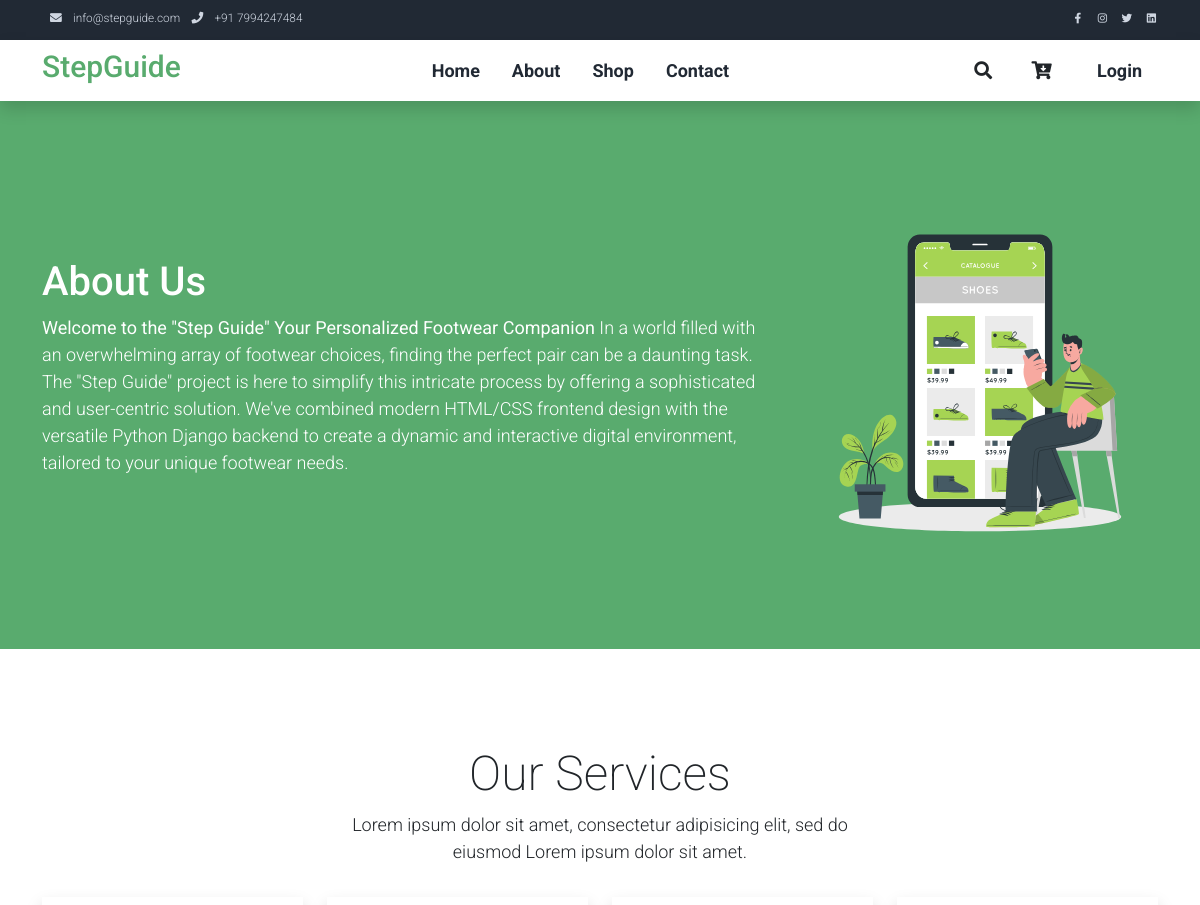
/about/ (signed in, upper part), run on an earlier commit of the app's database.
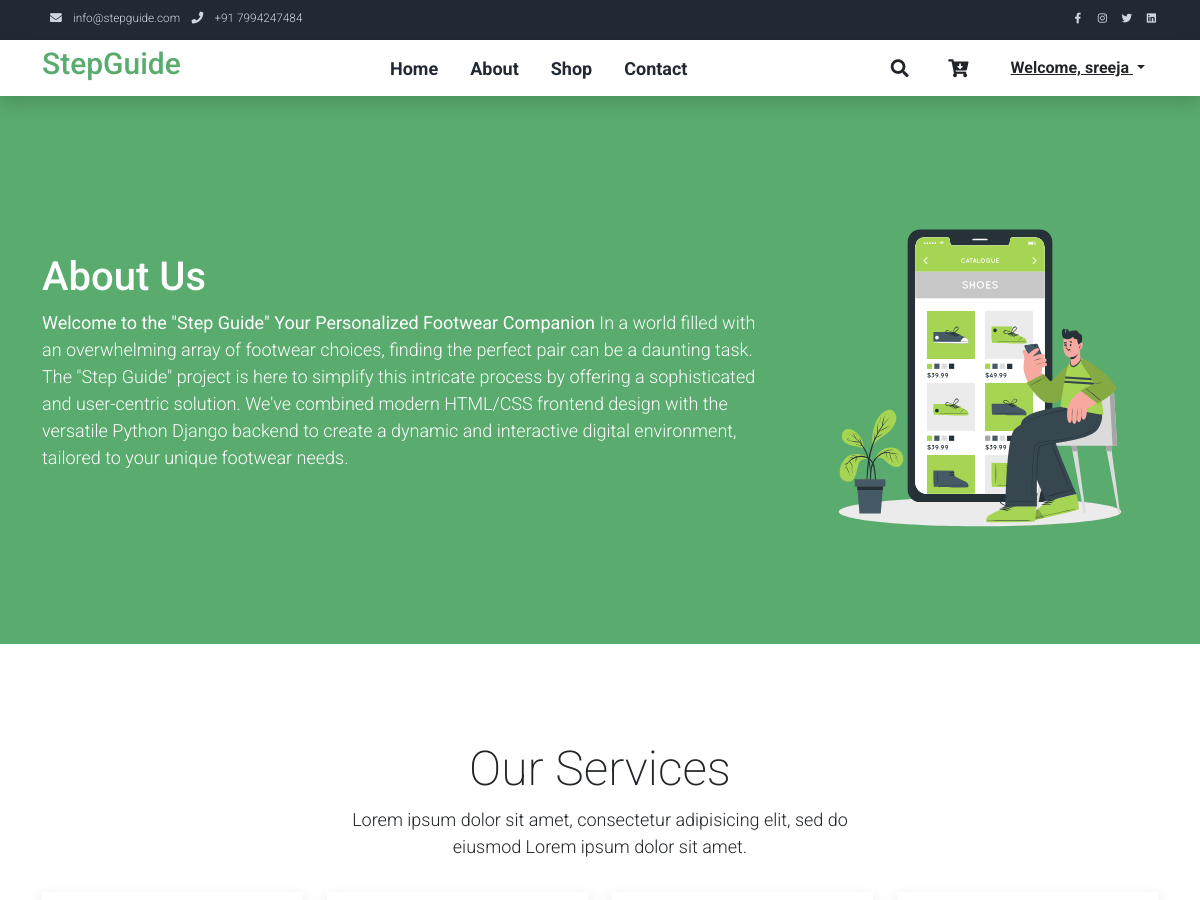
And on a later commit of the database.
### StepGuideApp/models.py (models this page shows, shortened)
class CustomUser(AbstractUser):
    CLIENT = 1
    ADMIN = 2
    MERCHANT = 3
    ROLE_CHOICE = (
        (CLIENT, 'Client'),
        (ADMIN,'Admin'),
        (MERCHANT,'Merchant')
    )
    username = models.CharField(max_length=100,unique=True)
    first_name = models.CharField(max_length=100,)
    last_name = models.CharField(max_length=100)
    email = models.EmailField(max_length=100,unique=True)
    phone_no = models.CharField(max_length=12)
    user_type = models.PositiveSmallIntegerField(choices=ROLE_CHOICE, blank=True, null=True)
    object = UserManager()
    USERNAME_FIELD = 'username'
    REQUIRED_FIELDS = ['phone_no','email','first_name','last_name','password']

### StepGuideApp/views.py (the view)
# urls.py: path('about/',views.about,name='about'),
def about(request):
    return render(request,'about.html',)

### template/about.html (shortened to what the changed rows need)
{% load static %}
<!DOCTYPE html>
<html lang="en">
<head>
    <link rel="stylesheet" href="{% static "assets/css/bootstrap.min.css" %}">
    <link rel="stylesheet" href="{% static "assets/css/templatemo.css" %}">
    <link rel="stylesheet" href="{% static "assets/css/custom.css" %}">
    <link rel="stylesheet" href="{% static "assets/css/fontawesome.min.css" %}">
</head>
<body>
    <nav class="navbar navbar-expand-lg navbar-light shadow" style="padding: 1px 0;">
        <div class="container d-flex justify-content-between align-items-center">
            <div class="align-self-center collapse navbar-collapse flex-fill d-lg-flex justify-content-lg-between" id="templatemo_main_nav">
                <div class="navbar align-self-center d-flex">
                    <div class="ml-2 dropdown">
                        {% if user.is_authenticated %}
                            <button class="btn btn-link dropdown-toggle text-dark fw-bold" type="button" id="userDropdown" data-bs-toggle="dropdown" aria-expanded="false">
                                Welcome, {{ user.username }}
                            </button>
                        {% else %}
                            <a class="nav-link fw-bold" href="{% url "login" %}">Login</a>
                        {% endif %}
                    </div>
                </div>
            </div>
        </div>
    </nav>
    <section class="bg-success py-5">
        <div class="container">
            <div class="row align-items-center py-5">
                <div class="col-md-8 text-white">
                    <h1>About Us</h1>
                </div>
            </div>
        </div>
    </section>
    <section class="container py-5">
        <div class="row text-center pt-5 pb-3">
            <div class="col-lg-6 m-auto">
                <h1 class="h1">Our Services</h1>
            </div>
        </div>
    </section>
</body>
</html>

What changed in the data, as far as the page shows it:
now on this page (row edited): CustomUser: username "sreeja"
changed CustomUser: is_active False → True (drawn)
Also different on the page:
text no longer shown: "Login"
text now shown: "Welcome,"
